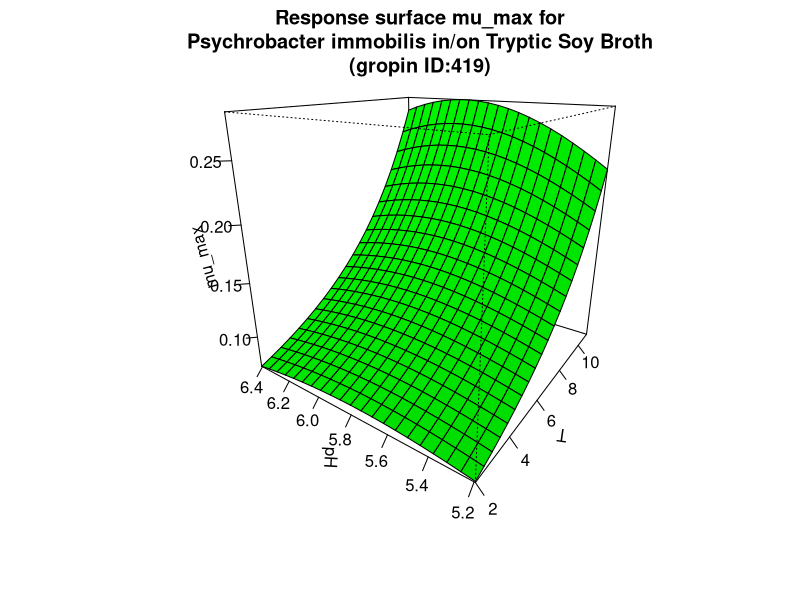

This figure's R source:
#############################
# start of Parameter script
#############################
T <- seq(1.998001998002,11.011,length.out=21)
pH <- seq(5.1948051948052,6.4064,length.out=21)
#############################
# end of Parameter script
#############################
############################# 
# start of Model script Gropin ID 419 
#############################
 
# constant coefficients for this model
 
variables <- data.frame(T,pH)
argumentsPar <- expand.grid(variables)
 
# heart of the model
response_surface <- function(T,pH) {
   mumax <-exp(-12.65+0.004234*(T^2)-0.3024*(pH^2)+0.01535*T*pH-0.004356*T+3.467*pH)

return(mumax=mumax)
} 

# output parameters
mumax <- cbind(argumentsPar,response_surface(argumentsPar['T'],argumentsPar['pH']))
colnames(mumax) <- c(colnames(argumentsPar),'mumax')
#############################
# End of Model script
#############################
############################# 
# start of Visualisation script Gropin ID 419 
#############################
persp(T,pH,matrix(unlist(mumax$mumax),nrow=21),col = 'green',xlab='T',ylab='pH',zlab='mu_max',main='Response surface mu_max for
Psychrobacter immobilis in/on Tryptic Soy Broth
(gropin ID:419)',theta=305,phi=20,shade=0.25,ticktype = 'detailed')
#############################
# End of Visualisation script
#############################
